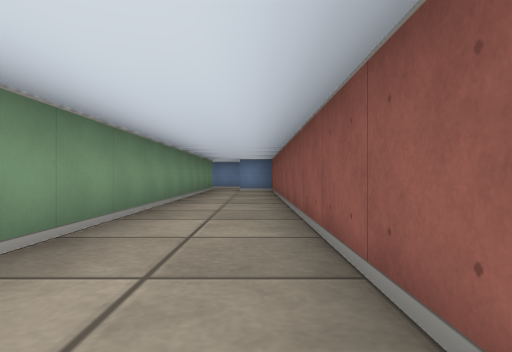
[1] (above)

17 first-person views from a walk through a cub3D maze. The camera is about half as high as the walls, looks level and sees 75° across. The floor is counted in squares. Each view is taken from the middle of a square. On the plan, view 1 faces up. The plan holds only what a view shows up to about 9 squares ahead; the rest is blank.

[2]
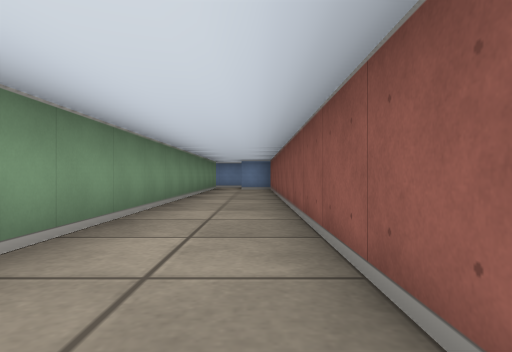

[3]
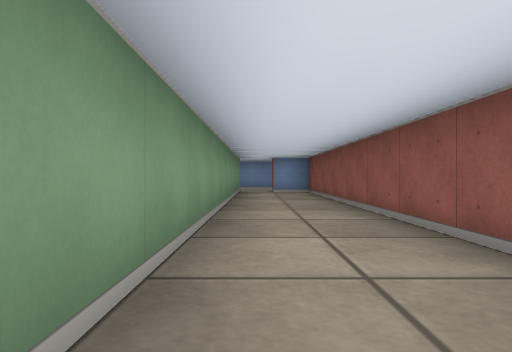

[4]
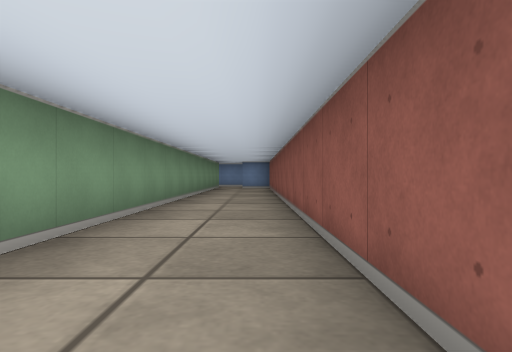

[5]
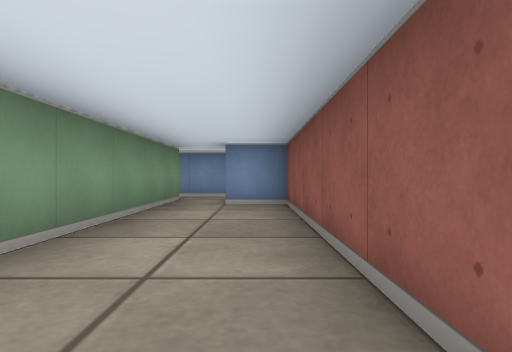

[6]
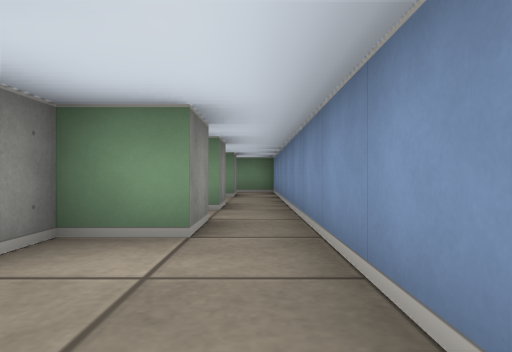

[7]
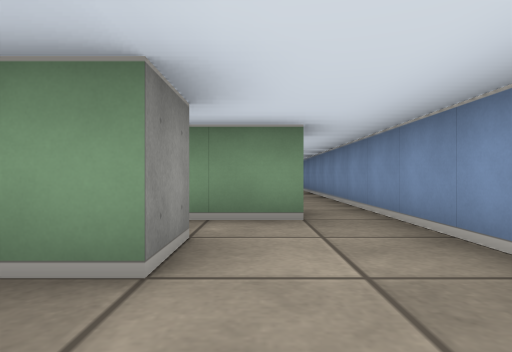

[8]
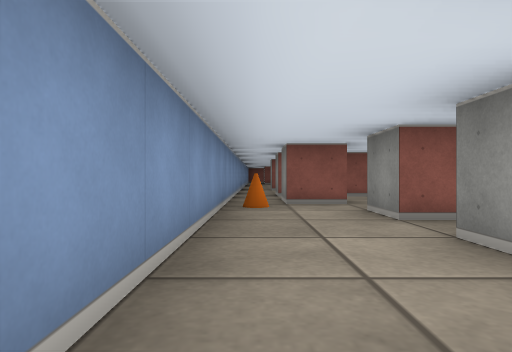

[9]
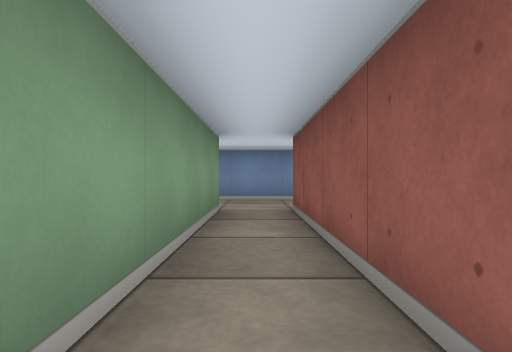

[10]
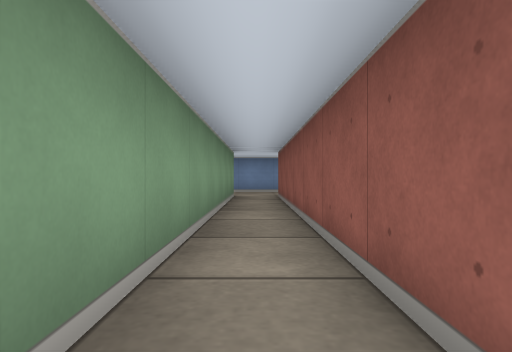

[11]
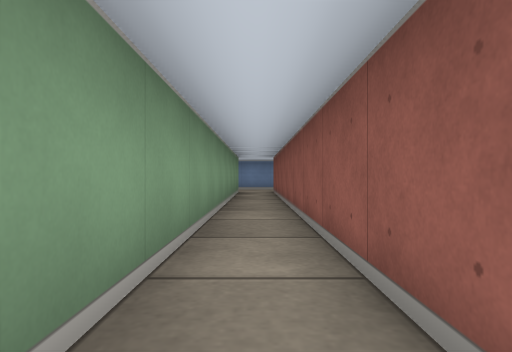

[12]
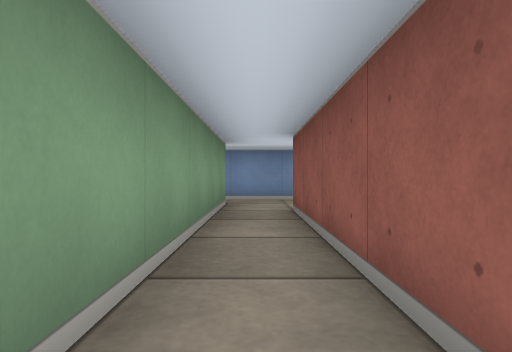

[13]
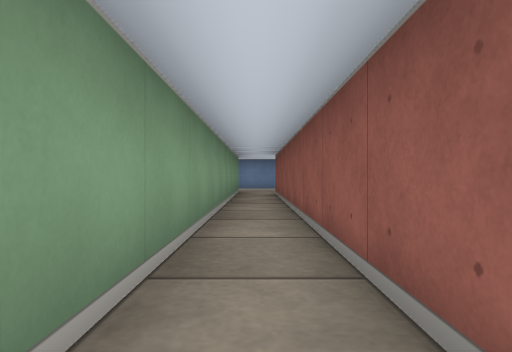

[14]
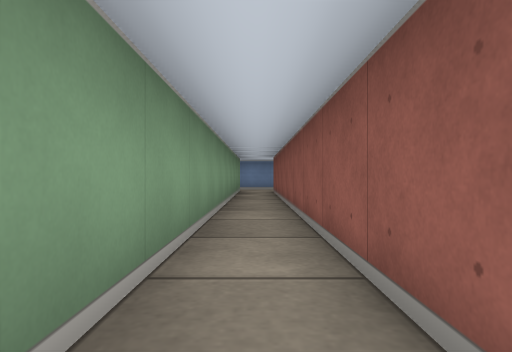

[15]
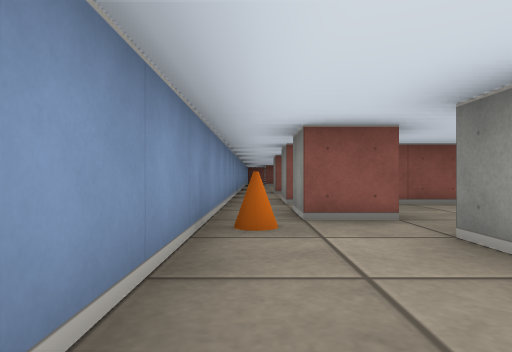

[16]
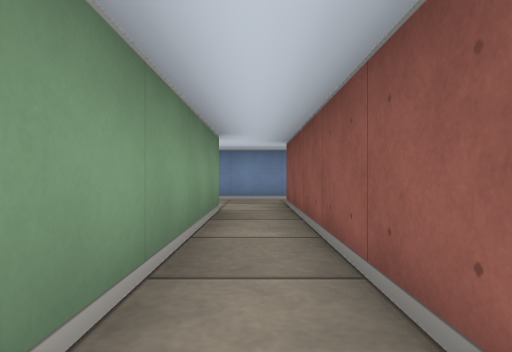

[17]
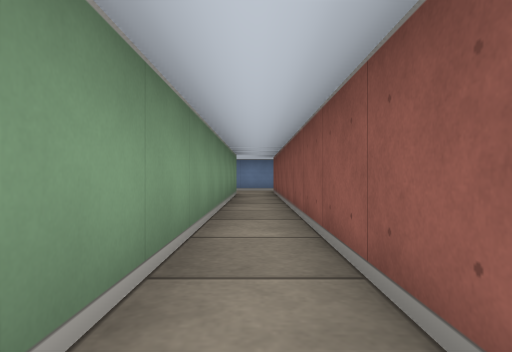

### Floor plan
Points are (right, up) in squares from view 1. A wall is a line through its corners. A room is listed if a view was taken in it or the views show most of it. See-through windows are left out.
Room 1 (views 1, 2, 3, 4, 5)
walls: (0.5, -1.4) (0.5, 9.5); (-1.5, 9.5) (-1.5, -0.1); (0.5, 10.5) (-0.5, 10.5)
ways out: opening at (-1, 10) to room 5
Room 2 (views 6, 8, 12, 13, 14, 15)
walls: (4.5, 1.6) (4.5, 10.5) (5.5, 10.5); (3.5, 11.5) (3.5, 1.6); (5.4, 12.5) (2.4, 12.5)
ways out: opening at (5, 11.5) to room 3; opening at (3, 12) to room 4
Room 3 (views 7, 9, 10, 11)
walls: (6.5, 1.6) (6.5, 10.5) (7.5, 10.5); (5.5, 10.5) (5.5, 1.6); (8.5, 10.5) (8.5, 11.5) (9.5, 11.5); (10.5, 10.5) (10.5, 11.5) (11.4, 11.5); (11.6, 12.5) (5.4, 12.5)
ways out: opening at (5, 11.5) to room 2; opening at (10, 11); opening at (11, 12)
objects: cone (8, 12)
Room 4 (views 16, 17)
walls: (2.5, 2.6) (2.5, 11.4); (1.5, 10.5) (1.5, 2.6); (0.5, 11.5) (0.5, 10.5) (1.1, 10.5); (2.4, 12.5) (0.4, 12.5)
ways out: opening at (3, 12) to room 2; opening at (0, 12) to room 5
Room 5 (no view inside)
walls: (-1.5, 11.5) (-1.5, 9.5); (-0.5, 11.5) (0.5, 11.5); (0.4, 12.5) (-1.6, 12.5); (0.5, 9.5) (0.5, 10.5)
ways out: opening at (-1, 10) to room 1; opening at (0, 12) to room 4; opening at (-2, 12)

Positions as (right, up) in squares from view 1, and headings:
1: (0, 0), facing up
2: (0, -1), facing up
3: (-1, 1), facing up
4: (0, -2), facing up
5: (0, 5), facing up
6: (3, 12), facing left
7: (7, 11), facing left
8: (3, 12), facing right
9: (6, 6), facing up
10: (6, 3), facing up
11: (6, 1), facing up
12: (4, 6), facing up
13: (4, 2), facing up
14: (4, 1), facing up
15: (5, 12), facing right
16: (2, 6), facing up
17: (2, 2), facing up
